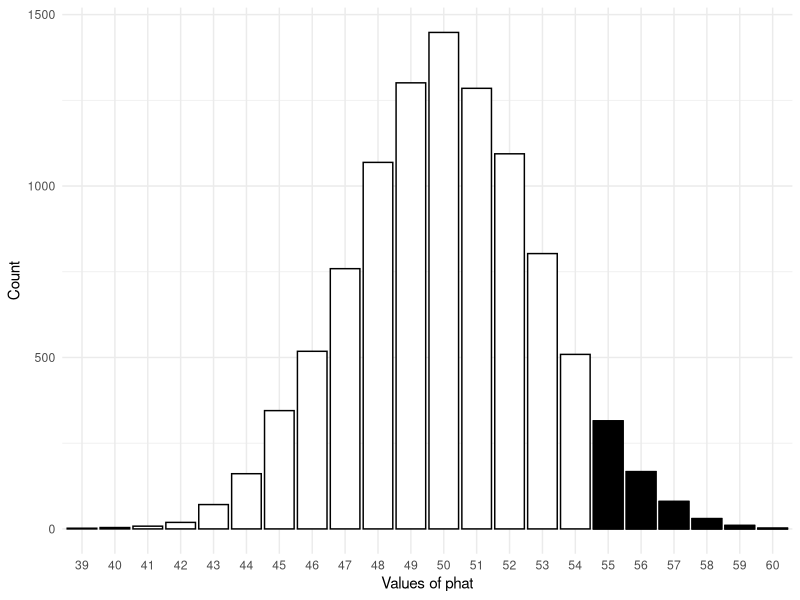

The R source for this figure:
## ---- chunk 1
N <- 10000
phat_set <- rep(0, N)
for (i in seq_len(N))
{
  coin <- sample(c("heads", "tails"), size=300, replace=TRUE)
  phat <- mean(coin == "heads") * 100

  phat_set[i] <- phat
}
## ---- chunk 2
your_phat_value <- 55
mean(abs(phat_set) >= your_phat_value)
## ---- chunk 3
your_dhat_value <- 55

library(dplyr)
library(ggplot2)

df <- data_frame(phat = round(phat_set))
ggplot(df, aes(factor(phat))) +
  geom_bar(color = "black", fill = "white") +
  geom_bar(color = "black", fill = "black",
           data = filter(df, abs(phat) >= your_phat_value)) +
  xlab("Values of phat") + ylab("Count") +
  theme_minimal()
